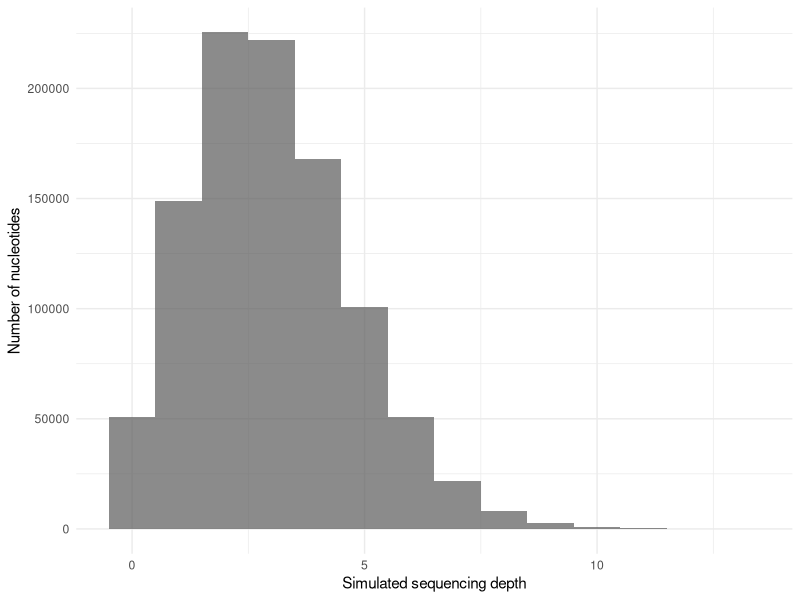
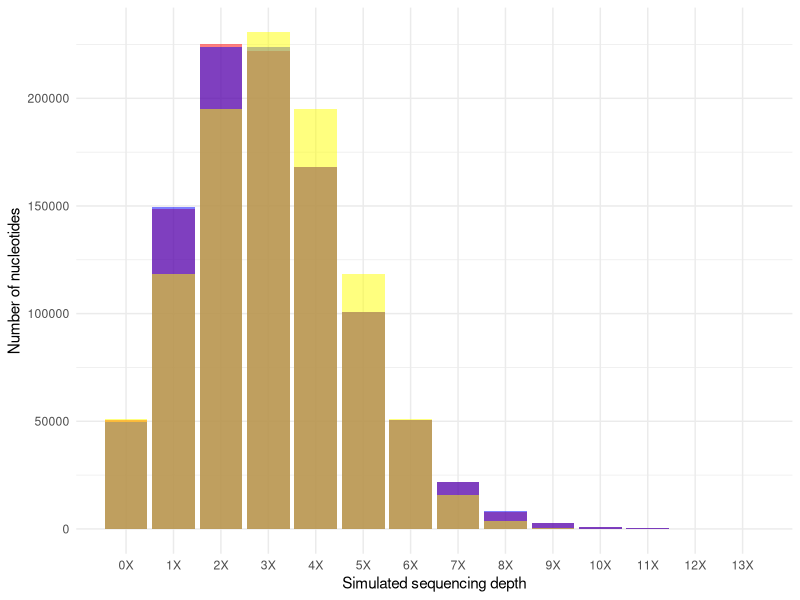
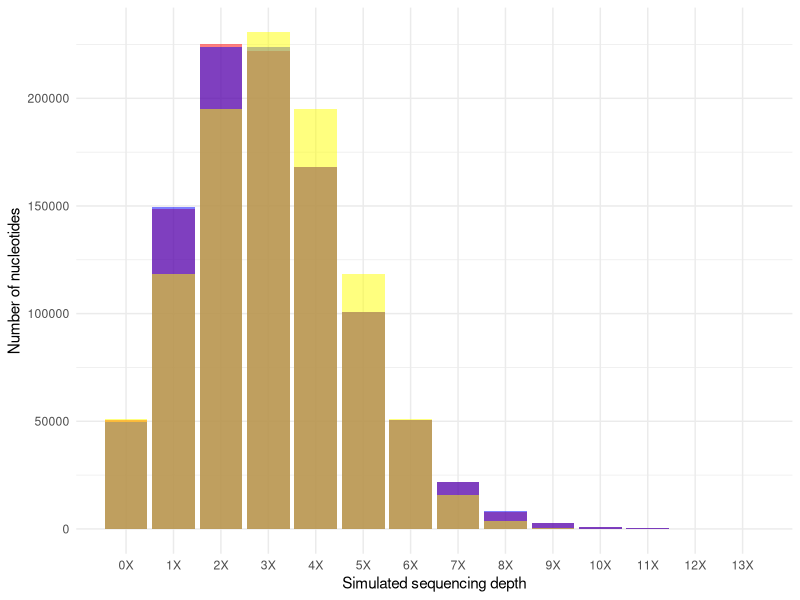

These figures' R source, in order:
#Genome Assembly
#Etta Schaye
#Due Sep. 20th, 2024

#Set working directory
setwd("qbb2024-answers/week1/")

#Import libraries
library(tidyverse)

#Import simulated data
simulated_coverage_3X <- read_csv("genome_coverage.csv", col_names = FALSE)
simulated_coverage_3X <- simulated_coverage_3X %>% rename("position_coverage" = "X1")
              
#Plot simulated data
ggplot(simulated_coverage_3X, 
       aes(position_coverage)) +
  geom_histogram(bins = 14, alpha = 0.7) + #one bin for integers 0 to 13
  xlab("Simulated sequencing depth") +
  ylab("Number of nucleotides") +
  theme_minimal()

#Make a vector containing all coverage options (integers 0 to 13)
sequencing_depth_3X <- 0:13 

#Calculate Poisson distribution 
poisson_overlay_3X <- dpois(x = sequencing_depth_3X, lambda = 3)

#Calculate normal distribution
normal_distribution_3X <- dnorm(x = sequencing_depth_3X, mean = 3, sd = 1.73 )

#Make a tibble containing the range of coverage and the likelihood of an individual position having that coverage
poisson_overlay_3X <- tibble(Column1 = sequencing_depth_3X, Column2 = poisson_overlay_3X)
poisson_overlay_3X <- rename(poisson_overlay_3X, depth = Column1, probability_poisson = Column2)
poisson_overlay_3X <- mutate(poisson_overlay_3X, depth_label = paste0(depth,"X"))

normal_distribution_3X <- tibble(Column1 = sequencing_depth_3X, Column2 = normal_distribution_3X)
normal_distribution_3X <- rename(normal_distribution_3X, depth = Column1, probability_normal = Column2)
normal_distribution_3X <- mutate(normal_distribution_3X, depth_label = paste0(depth,"X"))


#Count the number of positions with each coverage level 
coverage_distribution_3X <- simulated_coverage_3X %>% count(position_coverage)

#Make one tibble
full_data_3X <- poisson_overlay_3X %>% left_join(coverage_distribution_3X, by = join_by(depth == position_coverage
                                                    ))
full_data_3X <- full_data_3X %>% left_join(normal_distribution_3X)
full_data_3X <- full_data_3X %>% mutate(poisson_predicted_n = probability_poisson * 1000000)
full_data_3X <- full_data_3X %>% mutate(normal_predicted_n = probability_normal * 1000000)

#Plot full data

ggplot(full_data_3X) + #one bin for integers 0 to 13
  xlab("Simulated sequencing depth") +
  ylab("Number of nucleotides") +
  scale_x_discrete(limits = full_data_3X$depth, labels = full_data_3X$depth_label) +
  theme_minimal() +
  geom_col(aes(x = depth, y = n), fill = "red", alpha = 0.5) +
  geom_col(aes(x = depth, y = poisson_predicted_n), fill = "blue", alpha = 0.5) +
  geom_col(aes(x = depth, y = normal_predicted_n), fill = "yellow", alpha = 0.5)
ggsave("ex1_*_cov.png")

#Count how many times each coverage level occurred 
print(full_data_3X)
#50687 positions were not sequenced 
#Poisson estimate for 0X: 0.04978707
#With 1 million positions, 0X coverage should occur 49787.07 times

